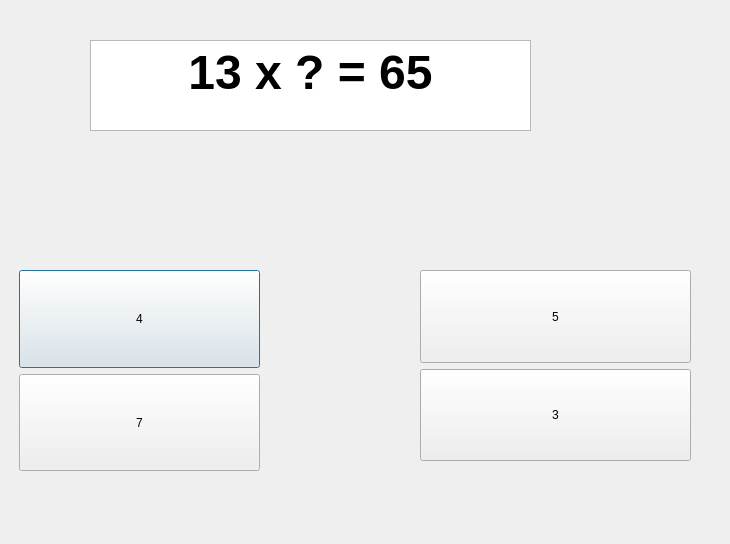
<?xml version="1.0" encoding="UTF-8"?>
<ui version="4.0">
 <class>Dialog</class>
 <widget class="QDialog" name="Dialog">
  <property name="geometry">
   <rect>
    <x>0</x>
    <y>0</y>
    <width>730</width>
    <height>544</height>
   </rect>
  </property>
  <property name="windowTitle">
   <string>Dialog</string>
  </property>
  <property name="styleSheet">
   <string notr="true">background-image: url(:/generic/background.png);</string>
  </property>
  <widget class="QTextEdit" name="textEdit">
   <property name="geometry">
    <rect>
     <x>90</x>
     <y>40</y>
     <width>441</width>
     <height>91</height>
    </rect>
   </property>
   <property name="styleSheet">
    <string notr="true">background-image: url(:/generic/card_back.png);
</string>
   </property>
   <property name="readOnly">
    <bool>true</bool>
   </property>
   <property name="html">
    <string>&lt;!DOCTYPE HTML PUBLIC &quot;-//W3C//DTD HTML 4.0//EN&quot; &quot;http://www.w3.org/TR/REC-html40/strict.dtd&quot;&gt;
&lt;html&gt;&lt;head&gt;&lt;meta name=&quot;qrichtext&quot; content=&quot;1&quot; /&gt;&lt;meta charset=&quot;utf-8&quot; /&gt;&lt;style type=&quot;text/css&quot;&gt;
p, li { white-space: pre-wrap; }
&lt;/style&gt;&lt;/head&gt;&lt;body style=&quot; font-family:'Segoe UI'; font-size:9pt; font-weight:400; font-style:normal;&quot;&gt;
&lt;p align=&quot;center&quot; style=&quot; margin-top:0px; margin-bottom:0px; margin-left:0px; margin-right:0px; -qt-block-indent:0; text-indent:0px;&quot;&gt;&lt;span style=&quot; font-size:36pt; font-weight:700;&quot;&gt;13 x ? = 65&lt;/span&gt;&lt;/p&gt;&lt;/body&gt;&lt;/html&gt;</string>
   </property>
  </widget>
  <widget class="QWidget" name="verticalLayoutWidget">
   <property name="geometry">
    <rect>
     <x>19</x>
     <y>270</y>
     <width>241</width>
     <height>201</height>
    </rect>
   </property>
   <layout class="QVBoxLayout" name="verticalLayout">
    <item>
     <widget class="QPushButton" name="pushButton_2">
      <property name="sizePolicy">
       <sizepolicy hsizetype="Minimum" vsizetype="Minimum">
        <horstretch>0</horstretch>
        <verstretch>0</verstretch>
       </sizepolicy>
      </property>
      <property name="styleSheet">
       <string notr="true">background-image: url(:/generic/card_back.png);</string>
      </property>
      <property name="text">
       <string>4</string>
      </property>
     </widget>
    </item>
    <item>
     <widget class="QPushButton" name="pushButton">
      <property name="sizePolicy">
       <sizepolicy hsizetype="Minimum" vsizetype="Minimum">
        <horstretch>0</horstretch>
        <verstretch>0</verstretch>
       </sizepolicy>
      </property>
      <property name="styleSheet">
       <string notr="true">background-image: url(:/generic/card_back.png);</string>
      </property>
      <property name="text">
       <string>7</string>
      </property>
     </widget>
    </item>
   </layout>
  </widget>
  <widget class="QWidget" name="verticalLayoutWidget_2">
   <property name="geometry">
    <rect>
     <x>420</x>
     <y>270</y>
     <width>271</width>
     <height>191</height>
    </rect>
   </property>
   <layout class="QVBoxLayout" name="verticalLayout_2">
    <item>
     <widget class="QPushButton" name="pushButton_3">
      <property name="sizePolicy">
       <sizepolicy hsizetype="Minimum" vsizetype="Minimum">
        <horstretch>0</horstretch>
        <verstretch>0</verstretch>
       </sizepolicy>
      </property>
      <property name="styleSheet">
       <string notr="true">background-image: url(:/generic/card_back.png);</string>
      </property>
      <property name="text">
       <string>5</string>
      </property>
     </widget>
    </item>
    <item>
     <widget class="QPushButton" name="pushButton_4">
      <property name="sizePolicy">
       <sizepolicy hsizetype="Minimum" vsizetype="Minimum">
        <horstretch>0</horstretch>
        <verstretch>0</verstretch>
       </sizepolicy>
      </property>
      <property name="styleSheet">
       <string notr="true">background-image: url(:/generic/card_back.png);</string>
      </property>
      <property name="text">
       <string>3</string>
      </property>
     </widget>
    </item>
   </layout>
  </widget>
 </widget>
 <resources/>
 <connections/>
</ui>
